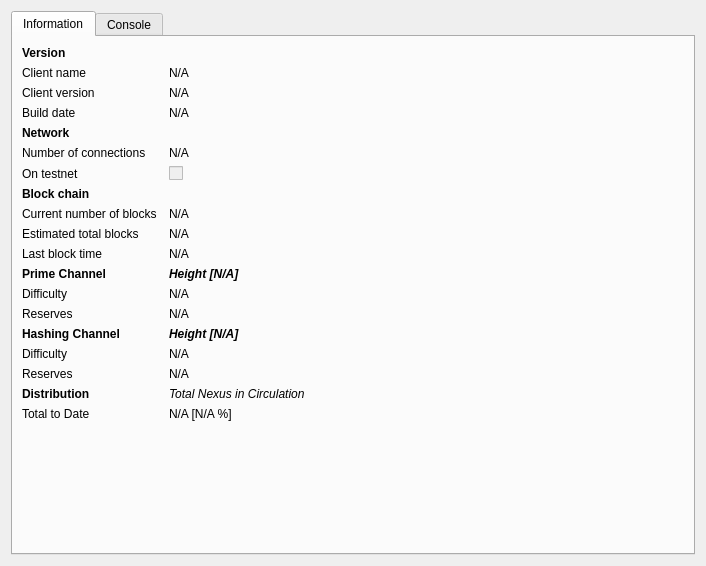
<?xml version="1.0" encoding="UTF-8"?>
<ui version="4.0">
 <class>RPCConsole</class>
 <widget class="QDialog" name="RPCConsole">
  <property name="geometry">
   <rect>
    <x>0</x>
    <y>0</y>
    <width>706</width>
    <height>566</height>
   </rect>
  </property>
  <property name="windowTitle">
   <string>Nexus Debug Window</string>
  </property>
  <layout class="QVBoxLayout" name="verticalLayout_2">
   <item>
    <widget class="QTabWidget" name="tabWidget">
     <property name="currentIndex">
      <number>0</number>
     </property>
     <widget class="QWidget" name="tab_info">
      <attribute name="title">
       <string>Information</string>
      </attribute>
      <layout class="QGridLayout" name="gridLayout" columnstretch="0,1">
       <property name="horizontalSpacing">
        <number>12</number>
       </property>
       <item row="1" column="0">
        <widget class="QLabel" name="label_5">
         <property name="text">
          <string>Client name</string>
         </property>
        </widget>
       </item>
       <item row="1" column="1">
        <widget class="QLabel" name="clientName">
         <property name="text">
          <string>N/A</string>
         </property>
         <property name="textFormat">
          <enum>Qt::PlainText</enum>
         </property>
         <property name="textInteractionFlags">
          <set>Qt::LinksAccessibleByMouse|Qt::TextSelectableByKeyboard|Qt::TextSelectableByMouse</set>
         </property>
        </widget>
       </item>
       <item row="2" column="0">
        <widget class="QLabel" name="label_6">
         <property name="text">
          <string>Client version</string>
         </property>
        </widget>
       </item>
       <item row="2" column="1">
        <widget class="QLabel" name="clientVersion">
         <property name="text">
          <string>N/A</string>
         </property>
         <property name="textFormat">
          <enum>Qt::PlainText</enum>
         </property>
         <property name="textInteractionFlags">
          <set>Qt::LinksAccessibleByMouse|Qt::TextSelectableByKeyboard|Qt::TextSelectableByMouse</set>
         </property>
        </widget>
       </item>
       <item row="0" column="0">
        <widget class="QLabel" name="label_9">
         <property name="font">
          <font>
           <weight>75</weight>
           <bold>true</bold>
          </font>
         </property>
         <property name="text">
          <string>Version</string>
         </property>
        </widget>
       </item>
       <item row="4" column="0">
        <widget class="QLabel" name="label_11">
         <property name="font">
          <font>
           <weight>75</weight>
           <bold>true</bold>
          </font>
         </property>
         <property name="text">
          <string>Network</string>
         </property>
        </widget>
       </item>
       <item row="5" column="0">
        <widget class="QLabel" name="label_7">
         <property name="text">
          <string>Number of connections</string>
         </property>
        </widget>
       </item>
       <item row="5" column="1">
        <widget class="QLabel" name="numberOfConnections">
         <property name="text">
          <string>N/A</string>
         </property>
         <property name="textFormat">
          <enum>Qt::PlainText</enum>
         </property>
         <property name="textInteractionFlags">
          <set>Qt::LinksAccessibleByMouse|Qt::TextSelectableByKeyboard|Qt::TextSelectableByMouse</set>
         </property>
        </widget>
       </item>
       <item row="6" column="0">
        <widget class="QLabel" name="label_8">
         <property name="text">
          <string>On testnet</string>
         </property>
        </widget>
       </item>
       <item row="6" column="1">
        <widget class="QCheckBox" name="isTestNet">
         <property name="enabled">
          <bool>false</bool>
         </property>
         <property name="text">
          <string/>
         </property>
        </widget>
       </item>
       <item row="7" column="0">
        <widget class="QLabel" name="label_10">
         <property name="font">
          <font>
           <weight>75</weight>
           <bold>true</bold>
          </font>
         </property>
         <property name="text">
          <string>Block chain</string>
         </property>
        </widget>
       </item>
       <item row="8" column="0">
        <widget class="QLabel" name="label_3">
         <property name="text">
          <string>Current number of blocks</string>
         </property>
        </widget>
       </item>
       <item row="8" column="1">
        <widget class="QLabel" name="numberOfBlocks">
         <property name="text">
          <string>N/A</string>
         </property>
         <property name="textFormat">
          <enum>Qt::PlainText</enum>
         </property>
         <property name="textInteractionFlags">
          <set>Qt::LinksAccessibleByMouse|Qt::TextSelectableByKeyboard|Qt::TextSelectableByMouse</set>
         </property>
        </widget>
       </item>
       <item row="9" column="0">
        <widget class="QLabel" name="label_4">
         <property name="text">
          <string>Estimated total blocks</string>
         </property>
        </widget>
       </item>
       <item row="9" column="1">
        <widget class="QLabel" name="totalBlocks">
         <property name="text">
          <string>N/A</string>
         </property>
         <property name="textFormat">
          <enum>Qt::PlainText</enum>
         </property>
         <property name="textInteractionFlags">
          <set>Qt::LinksAccessibleByMouse|Qt::TextSelectableByKeyboard|Qt::TextSelectableByMouse</set>
         </property>
        </widget>
       </item>
       <item row="10" column="0">
        <widget class="QLabel" name="label_2">
         <property name="text">
          <string>Last block time</string>
         </property>
        </widget>
       </item>
       <item row="10" column="1">
        <widget class="QLabel" name="lastBlockTime">
         <property name="text">
          <string>N/A</string>
         </property>
         <property name="textFormat">
          <enum>Qt::PlainText</enum>
         </property>
         <property name="textInteractionFlags">
          <set>Qt::LinksAccessibleByMouse|Qt::TextSelectableByKeyboard|Qt::TextSelectableByMouse</set>
         </property>
        </widget>
       </item>
       <item row="11" column="0">
        <widget class="QLabel" name="label_n11">
         <property name="font">
          <font>
           <weight>75</weight>
           <bold>true</bold>
          </font>
         </property>
         <property name="text">
          <string>Prime Channel</string>
         </property>
        </widget>
       </item>
       <item row="11" column="1">
        <widget class="QLabel" name="primeHeight">
         <property name="font">
          <font>
           <weight>75</weight>
           <italic>true</italic>
           <bold>true</bold>
          </font>
         </property>
         <property name="text">
          <string>Height [N/A]</string>
         </property>
        </widget>
       </item>
       <item row="12" column="0">
        <widget class="QLabel" name="label_n12">
         <property name="text">
          <string>Difficulty</string>
         </property>
        </widget>
       </item>
       <item row="12" column="1">
        <widget class="QLabel" name="primeDifficulty">
         <property name="text">
          <string>N/A</string>
         </property>
         <property name="textFormat">
          <enum>Qt::PlainText</enum>
         </property>
         <property name="textInteractionFlags">
          <set>Qt::LinksAccessibleByMouse|Qt::TextSelectableByKeyboard|Qt::TextSelectableByMouse</set>
         </property>
        </widget>
       </item>
       <item row="13" column="0">
        <widget class="QLabel" name="label_n13">
         <property name="text">
          <string>Reserves</string>
         </property>
        </widget>
       </item>
       <item row="13" column="1">
        <widget class="QLabel" name="primeReserves">
         <property name="text">
          <string>N/A</string>
         </property>
         <property name="textFormat">
          <enum>Qt::PlainText</enum>
         </property>
         <property name="textInteractionFlags">
          <set>Qt::LinksAccessibleByMouse|Qt::TextSelectableByKeyboard|Qt::TextSelectableByMouse</set>
         </property>
        </widget>
       </item>
       <item row="14" column="0">
        <widget class="QLabel" name="label_n14">
         <property name="font">
          <font>
           <weight>75</weight>
           <bold>true</bold>
          </font>
         </property>
         <property name="text">
          <string>Hashing Channel</string>
         </property>
        </widget>
       </item>
       <item row="14" column="1">
        <widget class="QLabel" name="hashingHeight">
         <property name="font">
          <font>
           <weight>75</weight>
           <italic>true</italic>
           <bold>true</bold>
          </font>
         </property>
         <property name="text">
          <string>Height [N/A]</string>
         </property>
        </widget>
       </item>
       <item row="15" column="0">
        <widget class="QLabel" name="label_n15">
         <property name="text">
          <string>Difficulty</string>
         </property>
        </widget>
       </item>
       <item row="15" column="1">
        <widget class="QLabel" name="hashingDifficulty">
         <property name="text">
          <string>N/A</string>
         </property>
         <property name="textFormat">
          <enum>Qt::PlainText</enum>
         </property>
         <property name="textInteractionFlags">
          <set>Qt::LinksAccessibleByMouse|Qt::TextSelectableByKeyboard|Qt::TextSelectableByMouse</set>
         </property>
        </widget>
       </item>
       <item row="16" column="0">
        <widget class="QLabel" name="label_n16">
         <property name="text">
          <string>Reserves</string>
         </property>
        </widget>
       </item>
       <item row="16" column="1">
        <widget class="QLabel" name="hashingReserves">
         <property name="text">
          <string>N/A</string>
         </property>
         <property name="textFormat">
          <enum>Qt::PlainText</enum>
         </property>
         <property name="textInteractionFlags">
          <set>Qt::LinksAccessibleByMouse|Qt::TextSelectableByKeyboard|Qt::TextSelectableByMouse</set>
         </property>
        </widget>
       </item>
       <item row="17" column="0">
        <widget class="QLabel" name="label_n17">
         <property name="font">
          <font>
           <weight>75</weight>
           <bold>true</bold>
          </font>
         </property>
         <property name="text">
          <string>Distribution</string>
         </property>
        </widget>
       </item>
       <item row="17" column="1">
        <widget class="QLabel" name="label_n17">
         <property name="font">
          <font>
           <italic>true</italic>
          </font>
         </property>
         <property name="text">
          <string>Total Nexus in Circulation</string>
         </property>
        </widget>
       </item>
       <item row="18" column="0">
        <widget class="QLabel" name="label_n18">
         <property name="text">
          <string>Total to Date</string>
         </property>
        </widget>
       </item>
       <item row="18" column="1">
        <widget class="QLabel" name="coinSupply">
         <property name="text">
          <string>N/A [N/A %]</string>
         </property>
         <property name="textFormat">
          <enum>Qt::PlainText</enum>
         </property>
         <property name="textInteractionFlags">
          <set>Qt::LinksAccessibleByMouse|Qt::TextSelectableByKeyboard|Qt::TextSelectableByMouse</set>
         </property>
        </widget>
       </item>
       <item row="19" column="0">
        <spacer name="verticalSpacer">
         <property name="orientation">
          <enum>Qt::Vertical</enum>
         </property>
         <property name="sizeHint" stdset="0">
          <size>
           <width>20</width>
           <height>40</height>
          </size>
         </property>
        </spacer>
       </item>
       <item row="3" column="0">
        <widget class="QLabel" name="label_12">
         <property name="text">
          <string>Build date</string>
         </property>
        </widget>
       </item>
       <item row="3" column="1">
        <widget class="QLabel" name="buildDate">
         <property name="text">
          <string>N/A</string>
         </property>
        </widget>
       </item>
      </layout>
     </widget>
     <widget class="QWidget" name="tab_console">
      <attribute name="title">
       <string>Console</string>
      </attribute>
      <layout class="QVBoxLayout" name="verticalLayout_3">
       <property name="spacing">
        <number>3</number>
       </property>
       <item>
        <widget class="QTextEdit" name="messagesWidget">
         <property name="minimumSize">
          <size>
           <width>0</width>
           <height>100</height>
          </size>
         </property>
         <property name="readOnly">
          <bool>true</bool>
         </property>
         <property name="tabKeyNavigation" stdset="0">
          <bool>false</bool>
         </property>
         <property name="columnCount" stdset="0">
          <number>2</number>
         </property>
        </widget>
       </item>
       <item>
        <layout class="QHBoxLayout" name="horizontalLayout">
         <property name="spacing">
          <number>3</number>
         </property>
         <item>
          <widget class="QLabel" name="label">
           <property name="text">
            <string>&gt;</string>
           </property>
          </widget>
         </item>
         <item>
          <widget class="QLineEdit" name="lineEdit"/>
         </item>
         <item>
          <widget class="QPushButton" name="clearButton">
           <property name="maximumSize">
            <size>
             <width>24</width>
             <height>24</height>
            </size>
           </property>
           <property name="toolTip">
            <string>Clear console</string>
           </property>
           <property name="text">
            <string/>
           </property>
           <property name="icon">
            <iconset resource="../nexus.qrc">
             <normaloff>:/icons/remove</normaloff>:/icons/remove</iconset>
           </property>
           <property name="shortcut">
            <string notr="true">Ctrl+L</string>
           </property>
           <property name="autoDefault">
            <bool>false</bool>
           </property>
          </widget>
         </item>
        </layout>
       </item>
      </layout>
     </widget>
    </widget>
   </item>
  </layout>
 </widget>
 <resources>
  <include location="../nexus.qrc"/>
 </resources>
 <connections/>
</ui>
